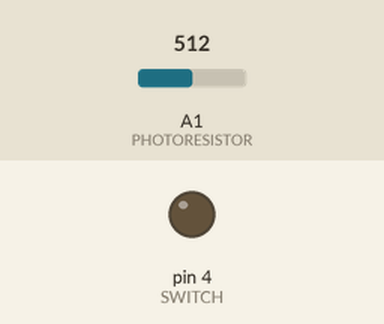
Bench run of a sketch on a simulated Arduino Uno, built with avr-gcc and run on an emulated ATmega328P. Shown: output pins drawn as LEDs (lit = HIGH). The test bench sets the inputs (shaded band); at power-on: A1 (PHOTORESISTOR) = 512. Pins used as bus, display or sensor lines are not drawn.

Above: at 61.2 s.
At 76.1 s:
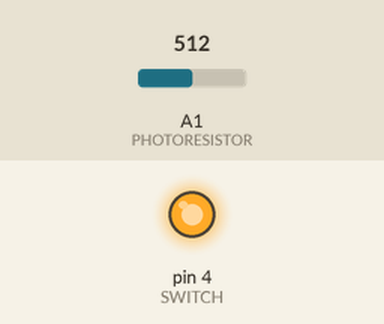
Timing chart, 0 to 82.1 s (numbered marks = the images above):
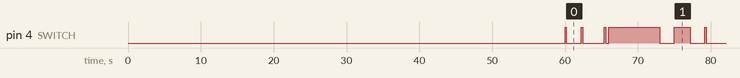

The sketch:

GTNWatchdog.ino
```cpp
//Global variable definitions

#define PHOTORESISTOR A1
#define SWITCH 4
#define POWERCUT 1
#define LOOPDELAY 10000
#define DESIREDSTATUS 2

#if defined(ARDUINO_SAMD_ZERO) && defined(SERIAL_PORT_USBVIRTUAL)
  // Required for Serial on Zero based boards
  #define Serial SERIAL_PORT_USBVIRTUAL
#endif

int fetch_light() {
  Serial.print(analogRead(PHOTORESISTOR));
  if (analogRead(PHOTORESISTOR) > 500) {   //Adjust as needed.
      Serial.print(" LIGHT=1\n");
      return 1;
  }
  Serial.print(" LIGHT=0\n");
  return 0;
}

void set_power(int status) {
  if (status == 1) {digitalWrite(POWERCUT, HIGH);}
  else if (status == 0) {digitalWrite(POWERCUT, LOW);}
}

void button_press(){
  digitalWrite(SWITCH, HIGH);
  delay(200);
  digitalWrite(SWITCH, LOW);
}

void reset(){
  Serial.print("REBOOTING\n");
  digitalWrite(SWITCH, HIGH); // Press and hold 7 seconds
  delay(7000);
  digitalWrite(SWITCH, LOW);
  delay(2000);                //Wait
  digitalWrite(SWITCH, HIGH); // Press and hold 2 seconds
  delay(2000);
  digitalWrite(SWITCH, LOW);

}

// Return values: 0 = DEAD  1 = Normal/paired 2 = Relay  3 = Unpaired
int check_status(){
  int status = 0;
  int lightcount = 0;

  set_power(0); //Turn off USB power to shut down red light

  // Check if paired
  Serial.print("Checking if paired.\n");
  digitalWrite(SWITCH, HIGH);  // We can't use the buttonpress() function here since when paired,
  delay(200);
  status += fetch_light();
  digitalWrite(SWITCH, LOW);
  Serial.print("\n");

  delay(2000);

  // Check if in relay mode
  Serial.print("Checking if in relay mode\n");
  button_press();
  lightcount = 0;
  for (int i = 0; i < 3; i++){
    if (fetch_light()) {lightcount++;}
    delay(333);
  }
  if (lightcount == 3) {status++;}
  Serial.print("\n");

  delay(2000);

  // Check if unpaired (constant flashing) with two more light polling counts
  Serial.print("Check if unpaired.\n");
  button_press();
  lightcount = 0;
  for (int i = 0; i < 2; i++) {
    if (fetch_light()) {lightcount++;}
    delay(200);
  }
  if (lightcount == 2) {status++;}
  Serial.print("\n");

  set_power(1); // Turn power back on
  Serial.print("\n");
  return status;
}

void setup() {

  //Set pin modes
  pinMode(SWITCH, OUTPUT);
  pinMode(POWERCUT, OUTPUT);

  Serial.print("Waiting on GoTenna bootup...\n");
  delay(60000); // Wait a minute for GoTenna to boot up
  Serial.print("LAUNCHING!\n\n");
}

void loop() {
  // put your main code here, to run repeatedly:
  int currentstatus = check_status();
  if (currentstatus != DESIREDSTATUS) {
    reset();

  }
  else {delay(LOOPDELAY);}
}
```

Measured:
- by itself, pin 4 (SWITCH): repeats every 17.0 s: LOW 2.0 s, HIGH 0.20 s, LOW 3.0 s, HIGH 0.20 s, LOW 0.40 s, HIGH 7.0 s, LOW 2.0 s, HIGH 2.2 s
- by itself, everything shown: repeats every 17.0 s, in 10 steps
